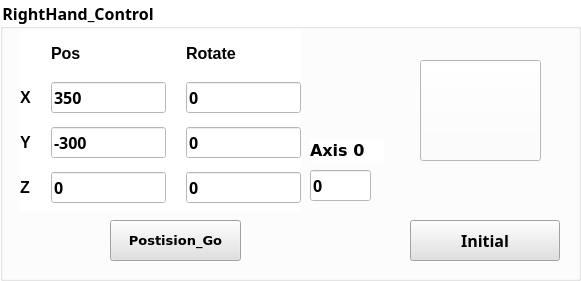
       <widget class="QGroupBox" name="groupBox_11">
        <property name="geometry">
         <rect>
          <x>10</x>
          <y>280</y>
          <width>581</width>
          <height>281</height>
         </rect>
        </property>
        <property name="font">
         <font>
          <family>微軟正黑體</family>
          <pointsize>12</pointsize>
          <weight>75</weight>
          <bold>true</bold>
         </font>
        </property>
        <property name="styleSheet">
         <string notr="true">background-color: rgb(255, 255, 255);</string>
        </property>
        <property name="title">
         <string>RightHand_Control</string>
        </property>
        <widget class="QPushButton" name="RightHand_btn_PosGo">
         <property name="geometry">
          <rect>
           <x>110</x>
           <y>220</y>
           <width>131</width>
           <height>41</height>
          </rect>
         </property>
         <property name="font">
          <font>
           <family>Bitstream Vera Sans</family>
           <pointsize>10</pointsize>
           <weight>75</weight>
           <bold>true</bold>
          </font>
         </property>
         <property name="styleSheet">
          <string notr="true">background-color: rgb(225, 225, 225);</string>
         </property>
         <property name="text">
          <string>Postision_Go</string>
         </property>
        </widget>
        <widget class="QWidget" name="gridLayoutWidget_4">
         <property name="geometry">
          <rect>
           <x>20</x>
           <y>30</y>
           <width>281</width>
           <height>181</height>
          </rect>
         </property>
         <layout class="QGridLayout" name="gridLayout_7">
          <property name="horizontalSpacing">
           <number>20</number>
          </property>
          <item row="3" column="0">
           <widget class="QLabel" name="RightHand_label_title_Z">
            <property name="font">
             <font>
              <pointsize>12</pointsize>
              <weight>75</weight>
              <bold>true</bold>
             </font>
            </property>
            <property name="text">
             <string>Z</string>
            </property>
           </widget>
          </item>
          <item row="1" column="0">
           <widget class="QLabel" name="RightHand_label_title_X">
            <property name="font">
             <font>
              <family>Ubuntu</family>
              <pointsize>12</pointsize>
              <weight>75</weight>
              <italic>false</italic>
              <bold>true</bold>
             </font>
            </property>
            <property name="text">
             <string>X</string>
            </property>
           </widget>
          </item>
          <item row="2" column="0">
           <widget class="QLabel" name="RightHand_label_title_Y">
            <property name="font">
             <font>
              <pointsize>12</pointsize>
              <weight>75</weight>
              <bold>true</bold>
             </font>
            </property>
            <property name="text">
             <string>Y</string>
            </property>
           </widget>
          </item>
          <item row="0" column="2">
           <widget class="QLabel" name="RightHand_label_title_AxisRotate">
            <property name="maximumSize">
             <size>
              <width>16777215</width>
              <height>30</height>
             </size>
            </property>
            <property name="font">
             <font>
              <pointsize>12</pointsize>
              <weight>75</weight>
              <bold>true</bold>
             </font>
            </property>
            <property name="text">
             <string>Rotate</string>
            </property>
           </widget>
          </item>
          <item row="1" column="1">
           <widget class="QLineEdit" name="RightHand_lineEdit_X">
            <property name="font">
             <font>
              <family>微軟正黑體</family>
              <pointsize>12</pointsize>
              <weight>75</weight>
              <bold>true</bold>
             </font>
            </property>
            <property name="text">
             <string>350</string>
            </property>
           </widget>
          </item>
          <item row="1" column="2">
           <widget class="QLineEdit" name="RightHand_lineEdit_RX">
            <property name="font">
             <font>
              <family>微軟正黑體</family>
              <pointsize>12</pointsize>
              <weight>75</weight>
              <bold>true</bold>
             </font>
            </property>
            <property name="text">
             <string>0</string>
            </property>
           </widget>
          </item>
          <item row="2" column="2">
           <widget class="QLineEdit" name="RightHand_lineEdit_RY">
            <property name="font">
             <font>
              <family>微軟正黑體</family>
              <pointsize>12</pointsize>
              <weight>75</weight>
              <bold>true</bold>
             </font>
            </property>
            <property name="text">
             <string>0</string>
            </property>
           </widget>
          </item>
          <item row="3" column="2">
           <widget class="QLineEdit" name="RightHand_lineEdit_RZ">
            <property name="font">
             <font>
              <family>微軟正黑體</family>
              <pointsize>12</pointsize>
              <weight>75</weight>
              <bold>true</bold>
             </font>
            </property>
            <property name="text">
             <string>0</string>
            </property>
           </widget>
          </item>
          <item row="3" column="1">
           <widget class="QLineEdit" name="RightHand_lineEdit_Z">
            <property name="font">
             <font>
              <family>微軟正黑體</family>
              <pointsize>12</pointsize>
              <weight>75</weight>
              <bold>true</bold>
             </font>
            </property>
            <property name="text">
             <string>0</string>
            </property>
           </widget>
          </item>
          <item row="2" column="1">
           <widget class="QLineEdit" name="RightHand_lineEdit_Y">
            <property name="font">
             <font>
              <family>微軟正黑體</family>
              <pointsize>12</pointsize>
              <weight>75</weight>
              <bold>true</bold>
             </font>
            </property>
            <property name="text">
             <string>-300</string>
            </property>
           </widget>
          </item>
          <item row="0" column="1">
           <widget class="QLabel" name="RightHand_label_title_GoalPos">
            <property name="maximumSize">
             <size>
              <width>16777215</width>
              <height>30</height>
             </size>
            </property>
            <property name="font">
             <font>
              <pointsize>12</pointsize>
              <weight>75</weight>
              <bold>true</bold>
             </font>
            </property>
            <property name="text">
             <string>Pos</string>
            </property>
           </widget>
          </item>
         </layout>
        </widget>
        <widget class="QPushButton" name="RightHand_btn_Initial">
         <property name="geometry">
          <rect>
           <x>410</x>
           <y>220</y>
           <width>150</width>
           <height>41</height>
          </rect>
         </property>
         <property name="minimumSize">
          <size>
           <width>150</width>
           <height>0</height>
          </size>
         </property>
         <property name="font">
          <font>
           <family>微軟正黑體</family>
           <pointsize>12</pointsize>
           <weight>75</weight>
           <bold>true</bold>
          </font>
         </property>
         <property name="styleSheet">
          <string notr="true">background-color: rgb(225, 225, 225);</string>
         </property>
         <property name="text">
          <string>Initial</string>
         </property>
        </widget>
        <widget class="QPushButton" name="RightHand_btn_Stop">
         <property name="geometry">
          <rect>
           <x>420</x>
           <y>60</y>
           <width>121</width>
           <height>101</height>
          </rect>
         </property>
         <property name="minimumSize">
          <size>
           <width>50</width>
           <height>50</height>
          </size>
         </property>
         <property name="maximumSize">
          <size>
           <width>16777215</width>
           <height>16777215</height>
          </size>
         </property>
         <property name="font">
          <font>
           <family>Noto Sans CJK JP DemiLight</family>
           <pointsize>12</pointsize>
           <kerning>false</kerning>
          </font>
         </property>
         <property name="styleSheet">
          <string notr="true"/>
         </property>
         <property name="text">
          <string/>
         </property>
         <property name="icon">
          <iconset>
           <normaloff>../images/stop.png</normaloff>../images/stop.png</iconset>
         </property>
         <property name="iconSize">
          <size>
           <width>100</width>
           <height>100</height>
          </size>
         </property>
        </widget>
        <widget class="QLineEdit" name="RightHand_lineEdit_Axis0">
         <property name="geometry">
          <rect>
           <x>310</x>
           <y>170</y>
           <width>61</width>
           <height>31</height>
          </rect>
         </property>
         <property name="font">
          <font>
           <family>微軟正黑體</family>
           <pointsize>12</pointsize>
           <weight>75</weight>
           <bold>true</bold>
          </font>
         </property>
         <property name="text">
          <string>0</string>
         </property>
        </widget>
        <widget class="QLabel" name="RightHand_label_title_axis0">
         <property name="geometry">
          <rect>
           <x>310</x>
           <y>140</y>
           <width>74</width>
           <height>21</height>
          </rect>
         </property>
         <property name="font">
          <font>
           <family>Bitstream Vera Sans</family>
           <pointsize>12</pointsize>
           <weight>75</weight>
           <bold>true</bold>
          </font>
         </property>
         <property name="text">
          <string>Axis 0</string>
         </property>
        </widget>
       </widget>
